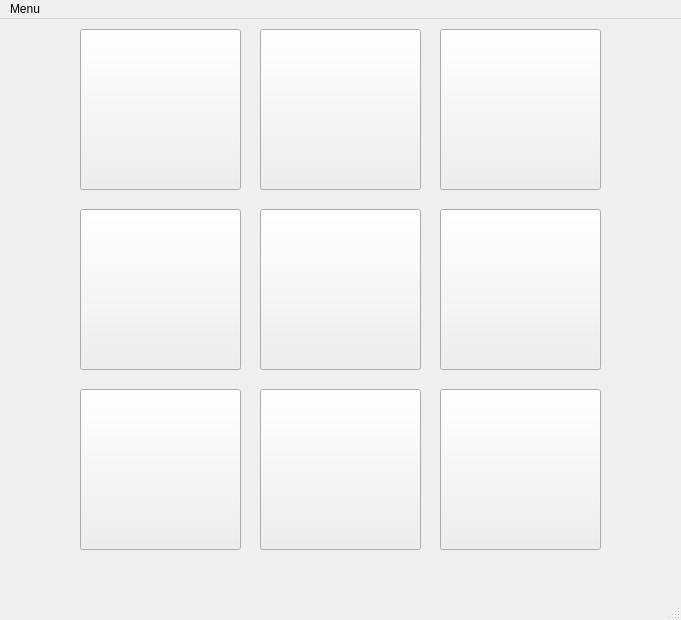
<?xml version="1.0" encoding="UTF-8"?>
<ui version="4.0">
 <class>TicTacToe</class>
 <widget class="QMainWindow" name="TicTacToe">
  <property name="geometry">
   <rect>
    <x>0</x>
    <y>0</y>
    <width>681</width>
    <height>620</height>
   </rect>
  </property>
  <property name="sizePolicy">
   <sizepolicy hsizetype="Fixed" vsizetype="Fixed">
    <horstretch>0</horstretch>
    <verstretch>0</verstretch>
   </sizepolicy>
  </property>
  <property name="windowTitle">
   <string>TicTacToe</string>
  </property>
  <property name="animated">
   <bool>false</bool>
  </property>
  <widget class="QWidget" name="centralwidget">
   <widget class="QPushButton" name="butt32">
    <property name="geometry">
     <rect>
      <x>260</x>
      <y>370</y>
      <width>161</width>
      <height>161</height>
     </rect>
    </property>
    <property name="font">
     <font>
      <family>FreeSans</family>
      <pointsize>179</pointsize>
     </font>
    </property>
    <property name="text">
     <string notr="true"/>
    </property>
   </widget>
   <widget class="QPushButton" name="butt33">
    <property name="geometry">
     <rect>
      <x>440</x>
      <y>370</y>
      <width>161</width>
      <height>161</height>
     </rect>
    </property>
    <property name="font">
     <font>
      <family>FreeSans</family>
      <pointsize>179</pointsize>
     </font>
    </property>
    <property name="text">
     <string notr="true"/>
    </property>
   </widget>
   <widget class="QPushButton" name="butt31">
    <property name="geometry">
     <rect>
      <x>80</x>
      <y>370</y>
      <width>161</width>
      <height>161</height>
     </rect>
    </property>
    <property name="font">
     <font>
      <family>FreeSans</family>
      <pointsize>179</pointsize>
     </font>
    </property>
    <property name="text">
     <string notr="true"/>
    </property>
   </widget>
   <widget class="QPushButton" name="butt23">
    <property name="geometry">
     <rect>
      <x>440</x>
      <y>190</y>
      <width>161</width>
      <height>161</height>
     </rect>
    </property>
    <property name="font">
     <font>
      <family>FreeSans</family>
      <pointsize>179</pointsize>
     </font>
    </property>
    <property name="text">
     <string notr="true"/>
    </property>
   </widget>
   <widget class="QPushButton" name="butt22">
    <property name="geometry">
     <rect>
      <x>260</x>
      <y>190</y>
      <width>161</width>
      <height>161</height>
     </rect>
    </property>
    <property name="font">
     <font>
      <family>FreeSans</family>
      <pointsize>179</pointsize>
     </font>
    </property>
    <property name="text">
     <string notr="true"/>
    </property>
   </widget>
   <widget class="QPushButton" name="butt21">
    <property name="geometry">
     <rect>
      <x>80</x>
      <y>190</y>
      <width>161</width>
      <height>161</height>
     </rect>
    </property>
    <property name="font">
     <font>
      <family>FreeSans</family>
      <pointsize>179</pointsize>
     </font>
    </property>
    <property name="text">
     <string notr="true"/>
    </property>
   </widget>
   <widget class="QPushButton" name="butt12">
    <property name="geometry">
     <rect>
      <x>260</x>
      <y>10</y>
      <width>161</width>
      <height>161</height>
     </rect>
    </property>
    <property name="font">
     <font>
      <family>FreeSans</family>
      <pointsize>179</pointsize>
     </font>
    </property>
    <property name="text">
     <string notr="true"/>
    </property>
   </widget>
   <widget class="QPushButton" name="butt13">
    <property name="geometry">
     <rect>
      <x>440</x>
      <y>10</y>
      <width>161</width>
      <height>161</height>
     </rect>
    </property>
    <property name="font">
     <font>
      <family>FreeSans</family>
      <pointsize>179</pointsize>
     </font>
    </property>
    <property name="text">
     <string notr="true"/>
    </property>
   </widget>
   <widget class="QLabel" name="player1">
    <property name="geometry">
     <rect>
      <x>10</x>
      <y>240</y>
      <width>61</width>
      <height>61</height>
     </rect>
    </property>
    <property name="font">
     <font>
      <pointsize>20</pointsize>
     </font>
    </property>
    <property name="lineWidth">
     <number>2</number>
    </property>
    <property name="text">
     <string/>
    </property>
   </widget>
   <widget class="QLabel" name="player2">
    <property name="geometry">
     <rect>
      <x>610</x>
      <y>240</y>
      <width>61</width>
      <height>61</height>
     </rect>
    </property>
    <property name="font">
     <font>
      <pointsize>20</pointsize>
     </font>
    </property>
    <property name="lineWidth">
     <number>2</number>
    </property>
    <property name="text">
     <string/>
    </property>
   </widget>
   <widget class="QPushButton" name="butt11">
    <property name="geometry">
     <rect>
      <x>80</x>
      <y>10</y>
      <width>161</width>
      <height>161</height>
     </rect>
    </property>
    <property name="font">
     <font>
      <family>FreeSans</family>
      <pointsize>179</pointsize>
     </font>
    </property>
    <property name="text">
     <string notr="true"/>
    </property>
   </widget>
  </widget>
  <widget class="QMenuBar" name="menubar">
   <property name="geometry">
    <rect>
     <x>0</x>
     <y>0</y>
     <width>681</width>
     <height>19</height>
    </rect>
   </property>
   <widget class="QMenu" name="menuMenu">
    <property name="title">
     <string>Menu</string>
    </property>
    <addaction name="actionNew_Game"/>
   </widget>
   <addaction name="menuMenu"/>
  </widget>
  <widget class="QStatusBar" name="statusbar"/>
  <action name="actionNew_Game">
   <property name="text">
    <string>New Game</string>
   </property>
  </action>
  <action name="actionExit">
   <property name="text">
    <string>Exit</string>
   </property>
  </action>
 </widget>
 <resources/>
 <connections/>
</ui>
